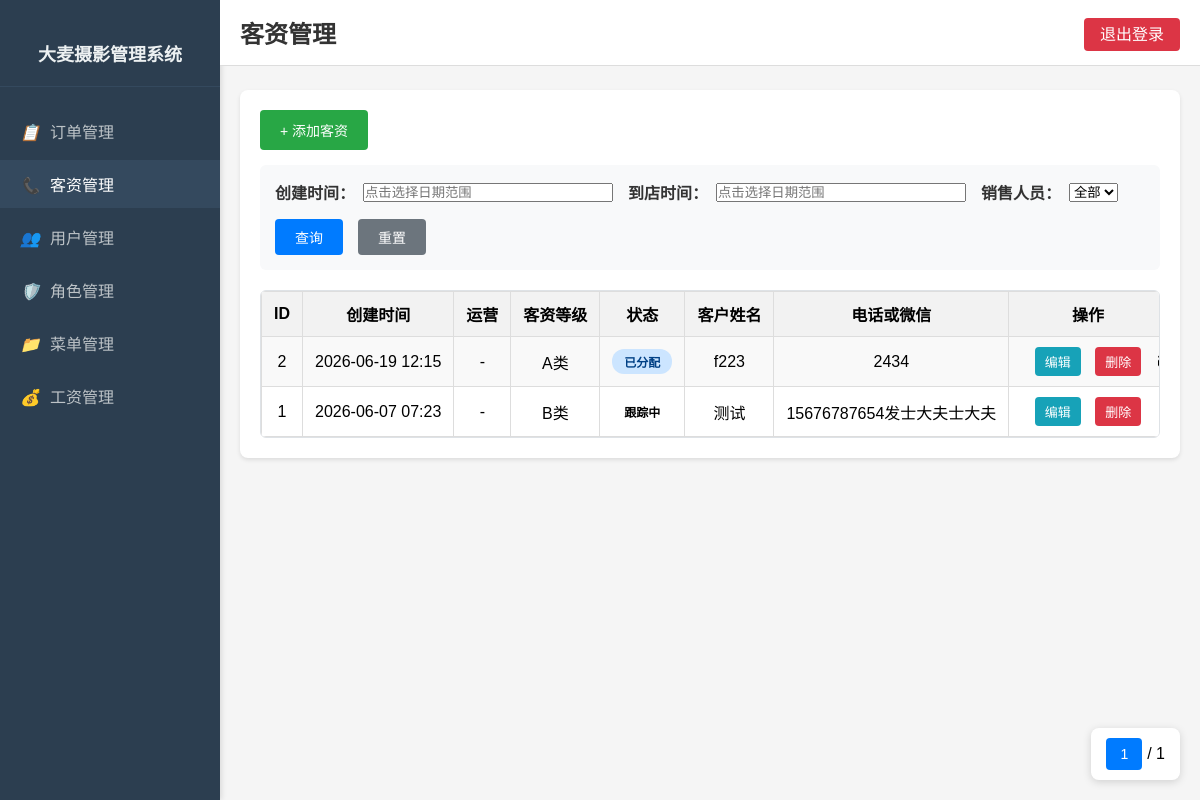
Before: /customer_lead_management (signed in) with the older database file.
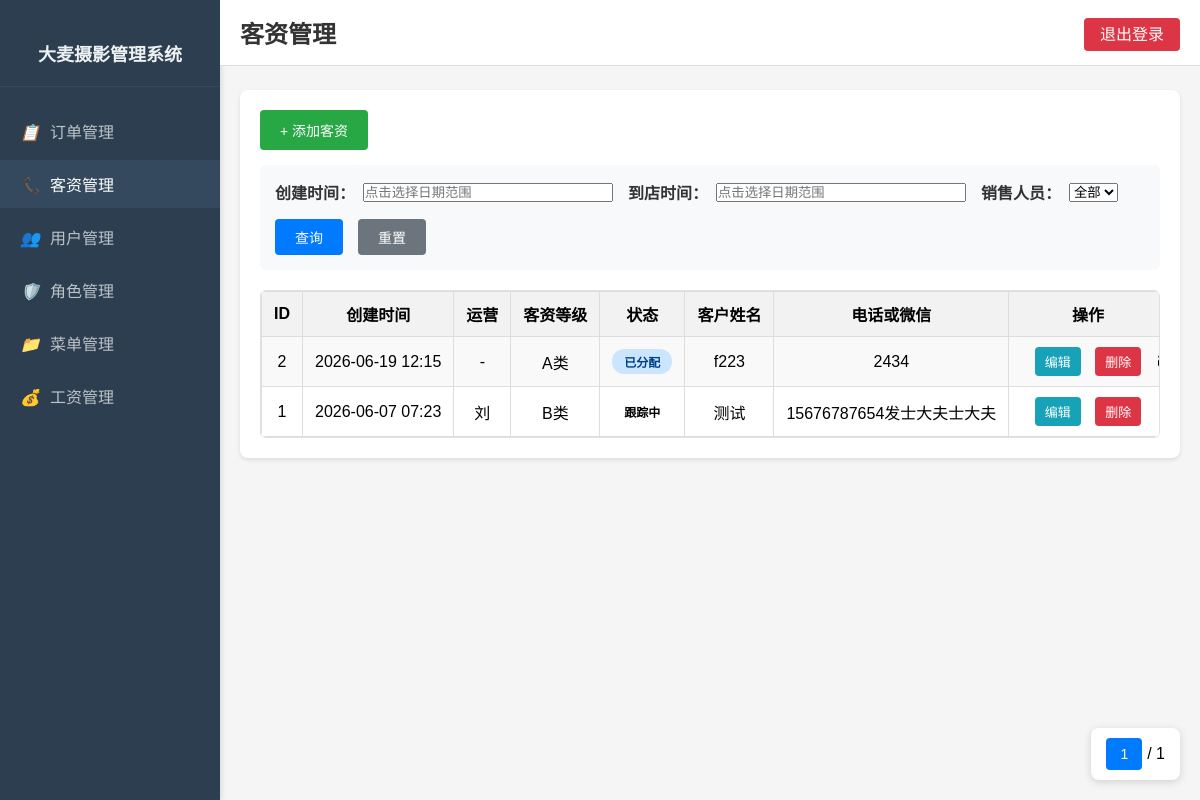
After: the same page with the newer database file.
### database.py (models this page shows)
class CustomerLead(db.Model):
    __tablename__ = 'customer_lead'
    id = db.Column(db.Integer, primary_key=True)
    customer_name = db.Column(db.String(50), nullable=False)  # 客户姓名
    phone = db.Column(db.String(20))  # 电话
    assigned_sales = db.Column(db.String(20))  # 分配的销售人员（用户名）
    status = db.Column(db.String(20), default='待跟踪')  # 状态：待跟踪、跟踪中、大麦已定、别家已定、无效客资
    remark = db.Column(db.String(300))  # 备注
    visit_time = db.Column(db.DateTime)  # 到店时间
    lead_level = db.Column(db.String(20))  # 客资等级：A类、B类、C类
    operations_staff = db.Column(db.String(20))  # 分配运营人员（用户名）
    wedding_date = db.Column(db.DateTime)  # 婚期
    channel = db.Column(db.String(50))  # 渠道
    inviter = db.Column(db.String(20))  # 邀约人
    is_ordered = db.Column(db.String(10), default='否')  # 是否订单：是、否
    is_visited = db.Column(db.String(10), default='否')  # 是否进店：是、否
    created_by = db.Column(db.String(20))  # 创建人
    created_time = db.Column(db.DateTime, default=datetime.utcnow().replace(microsecond=0))  # 创建时间
    updated_time = db.Column(db.DateTime, default=datetime.utcnow().replace(microsecond=0),
                         onupdate=datetime.utcnow().replace(microsecond=0))  # 更新时间

### app.py (the view)
@app.route('/customer_lead_management')
def customer_lead_management():
    if 'userid' not in session:
        return redirect(url_for('login'))
    if not check_permission('CUSTOMER_LEAD_MANAGEMENT'):
        flash('权限不足，请联系管理员！', 'danger')
        return redirect(url_for('index'))
    page = request.args.get('page', 1, type=int)
    per_page = 10
    start_date = request.args.get('start_date', '')
    end_date = request.args.get('end_date', '')
    visit_start_date = request.args.get('visit_start_date', '')
    visit_end_date = request.args.get('visit_end_date', '')
    sales_filter = request.args.get('sales', '')
    query = CustomerLead.query
    if start_date:
        query = query.filter(db.func.date(CustomerLead.created_time) >= start_date)
    if end_date:
        query = query.filter(db.func.date(CustomerLead.created_time) <= end_date)
    if visit_start_date:
        query = query.filter(db.func.date(CustomerLead.visit_time) >= visit_start_date)
    if visit_end_date:
        query = query.filter(db.func.date(CustomerLead.visit_time) <= visit_end_date)
    if sales_filter:
        query = query.filter(CustomerLead.assigned_sales == sales_filter)
    query = query.order_by(CustomerLead.created_time.desc())
    pagination = query.paginate(page=page, per_page=per_page, error_out=False)
    leads = pagination.items
    sales_staff = User.query.filter(or_(User.position == '门市', User.position == '经理')).all()
    operations_staff = User.query.filter(User.position == '运营').all()
    return render_template('customer_lead_management.html',
                         leads=leads,
                         pagination=pagination,
                         start_date=start_date,
                         end_date=end_date,
                         visit_start_date=visit_start_date,
                         visit_end_date=visit_end_date,
                         sales_filter=sales_filter,
                         sales_staff=sales_staff,
                         operations_staff=operations_staff,
                         format_datetime=format_datetime)

### app.py (called while the page is built)
def format_datetime(dt):
    if dt is None:
        return ''
    return dt.strftime('%Y-%m-%d %H:%M')

def check_permission(menu_code):
    if 'userid' not in session:
        return False
    user = db.session.get(User, session['userid'])
    if not user:
        return False
    if any(r.role_code == 'ADMIN' for r in user.roles):
        return True
    for role in user.roles:
        for menu in role.menus:
            if menu.menu_code == menu_code:
                return True
    return False

### templates/customer_lead_management.html (shortened to what this page needs)
<!DOCTYPE html>
<html lang="zh-CN">
<head>
    <link rel="stylesheet" href="https://cdn.jsdelivr.net/npm/flatpickr/dist/flatpickr.min.css">
</head>
<body>
    <div class="sidebar">
        <div class="sidebar-header">
            <h2>大麦摄影管理系统</h2>
        </div>
        <ul class="sidebar-menu" id="sidebarMenu">
        </ul>
    </div>
    <div class="main-content">
        <div class="top-bar">
            <h1>客资管理</h1>
            <div class="logout-button">
                <a href="{{ url_for('logout') }}">退出登录</a>
            </div>
        </div>
        <div class="content-card">
            <button class="add-btn" onclick="openAddModal()">+ 添加客资</button>
            <div class="filter-section">
                <div class="filter-group">
                    <label>创建时间：</label>
                    <input type="text" id="createDateRange" placeholder="点击选择日期范围" readonly style="width: 250px;">
                </div>
                <div class="filter-group">
                    <label>到店时间：</label>
                    <input type="text" id="visitDateRange" placeholder="点击选择日期范围" readonly style="width: 250px;">
                </div>
                <div class="filter-group">
                    <label>销售人员：</label>
                    <select id="salesFilter">
                        <option value="">全部</option>
                    </select>
                </div>
                <button class="filter-btn" onclick="applyFilter()">查询</button>
                <a href="{{ url_for('customer_lead_management') }}" class="reset-btn">重置</a>
            </div>
            <div class="table-wrapper">
                <table>
                    <tr>
                        <th>ID</th>
                        <th>创建时间</th>
                        <th>运营</th>
                        <th>客资等级</th>
                        <th>状态</th>
                        <th>客户姓名</th>
                        <th>电话或微信</th>
                        <th>渠道</th>
                        <th>婚期</th>
                        <th>操作</th>
                    </tr>
                    {% for lead in leads %}
                    <tr>
                        <td>{{ lead.id }}</td>
                        <td>{{ format_datetime(lead.created_time) }}</td>
                        <td>{{ lead.operations_staff or '-' }}</td>
                        <td>{{ lead.lead_level or '-' }}</td>
                        <td><span class="status-badge status-{{ lead.status }}">{{ lead.status }}</span></td>
                        <td>{{ lead.customer_name }}</td>
                        <td>{{ lead.phone or '-' }}</td>
                        <td>{{ lead.channel or '-' }}</td>
                        <td>{{ lead.wedding_date.strftime('%Y-%m-%d') if lead.wedding_date else '-' }}</td>
                        <td>
                            <button class="action-btn edit-btn" onclick="openEditModal({{ lead.id }})">编辑</button>
                            <button class="action-btn delete-btn" onclick="deleteLead({{ lead.id }}, '{{ lead.customer_name }}')">删除</button>
                        </td>
                    </tr>
                    {% endfor %}
                </table>
            </div>
            <div class="pagination-fixed">
                <div class="pagination">
                    <span class="current-page">{{ pagination.page }}</span>
                    / {{ pagination.pages }}
                </div>
            </div>
        </div>
    </div>
</body>
</html>

Changed rows visible on the page:
changed CustomerLead "B类": operations_staff "-" → "刘"
